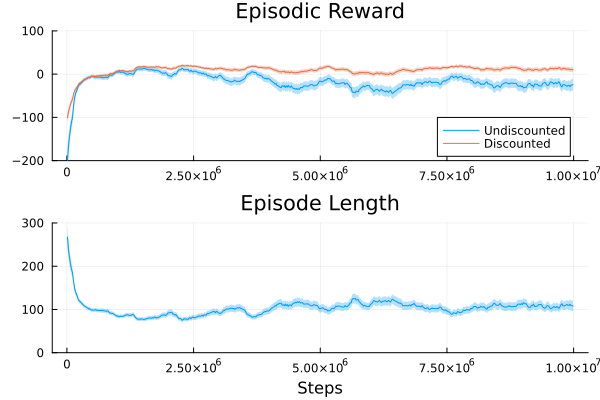

Generate this figure with Julia:
include("new_solver.jl")

function continuous_exact_animation(ac)
    test_env = LaserTagWrapper(env=ContinuousLaserTagBeliefMDP())
    reset!(test_env)
    target, robot_pos, belief_target = [], [], []
    a_c, a_d = [], []
    for t in 1:500
        push!(target, copy(test_env.env.target))
        push!(robot_pos, copy(test_env.env.state.robot_pos))
        push!(belief_target, copy(test_env.env.state.belief_target))

        s = observe(test_env)
        a = ac(s)
        push!.((a_c ,a_d), a)
        act!(test_env, a)
        terminated(test_env) && break
    end

    f(x) = max(0, 1+log10(x)/3)
    obs = stack([test_env.env.obstacles...])
    common = (label=false, seriestype=:scatter, markercolor=:black, markersize=10, xticks=1:10, ticks=1:7)
    anim = Plots.@animate for i in eachindex(belief_target)
        b = f.(belief_target[i])
        heatmap(0.5 .+ (1:10), 0.5 .+ (1:7), b'; c = Plots.cgrad(:roma, scale=:log), clim=(0,1))
        plot!([robot_pos[i][1]], [robot_pos[i][2]]; markershape=:circle, common...)
        plot!([0.5+target[i][1]], [0.5+target[i][2]]; markershape=:star5, common...)
        plot!(0.5 .+ obs[1,:], 0.5 .+ obs[2,:]; markershape=:x, common...)
        a = (a_d[i][] == 1) ? "measure" : round.(Float64.(vec(a_c[i]*180)), digits=2)
        plot!(; title = "a = $a, t = $i") #, action = $(actions(LaserTagBeliefMDP())[a_vec[i][]])")
    end
    gif(anim, fps = 2)
end

continuous_exact_animation(solver.ac)

plot_continuous(env) = plot_continuous!(plot(), env)
function plot_continuous!(p, env)
    robot_pos = env.env.state.robot_pos
    target = env.env.target
    obs = stack([env.env.obstacles...])
    common = (
        label=false, seriestype=:scatter, markercolor=:black, markersize=10, 
        xticks=1:11, yticks=1:8, xlims=(1,11), ylims=(1,8), gridlinewidth=3
    )
    plot!(p, [robot_pos[1]], [robot_pos[2]]; markershape=:circle, common...)
    plot!(p, [0.5+target[1]], [0.5+target[2]]; markershape=:star5, common...)
    plot!(p, 0.5 .+ obs[1,:], 0.5 .+ obs[2,:]; markershape=:x, common...)
end

RL.actions(::LaserTagWrapper{<:ContinuousActionLaserTag}) = TupleSpace(Box(lower=[-1f0], upper=[1f0]), Discrete(2))


env = LaserTagWrapper(env=ContinuousLaserTagBeliefMDP(), reward_scale=1., max_steps=500)

# 732, 1_000, 935, 1500
# 4-d, 8-d, 1-d c, 2-d c
a_vec = [[1.,0.], [-1.,0.], [0.,1.], [0.,-1.], [1.,1.], [1.,-1.], [-1.,-1.], [-1.,1.]]
function rand_step(env)
    steps = 0
    reset!(env)
    while !terminated(env)
        a = (2*rand(Float32,2) .- 1 , rand(1:2))
        act!(env, a)
        steps += 1
        steps >= 10_000 && break
    end
    steps
end
mean(rand_step(env) for _ in 1:100)

plot_continuous(env)



steps = 0
while !terminated(env)
    observe(env)
    act!(env, (2*rand(Float32,1) .- 1, rand(1:2)) )
    steps += 1
end
steps

# This code should take ~3 minutes to run (plus precompile time)
discount = 0.997
p = plot(title="Continuous - Exact Belief - 1D Action", right_margin = 0.5Plots.cm,
ylims=(-350,100), yticks=-350:50:100, legend=:outerright, xlims=(0,1e6), size=(700,400))


solver = PPOSolver(; 
    env = LoggingWrapper(; discount, 
        env = VecEnv(n_envs=16) do 
            LaserTagWrapper(
                env=ContinuousLaserTagBeliefMDP(), reward_scale=1., max_steps=2_000
            )
        end
    ),
    discount, 
    n_steps = 5_000_000,
    traj_len = 512,
    batch_size = 512,
    n_epochs = 4,
    kl_targ = 0.02,
    clipl2 = Inf32,
    ent_coef = (0.01f0, 0.01f0),
    lr_decay = true,
    lr = 3e-4,
    vf_coef = 1.0,
    gae_lambda = 0.95,
    burnin_steps = 50_000,
    ac_kwargs = (
        critic_dims = [256,256], 
        actor_dims  = [64,64], 
        shared_actor_dims  = [], 
        critic_type = (:scalar, :categorical)[1], 
        categorical_values = range(symlog(-2/(1-discount)), symlog(100), 300),
        critic_loss_transform = symlog,
        inv_critic_loss_transform = symexp,
        shared = Parallel(
            vcat,
            identity,
            Chain(
                x->reshape(x,10,7,:),
                Flux.flatten
            )
        ),
        squash = true
    )
)
ac, info_log = solve(solver)

x = range(0, solver.n_steps, 500)
y = get_mean(solver.env, x)
p = plot(title="Continuous - Exact Belief - 1D Action", right_margin = 0.5Plots.cm,
ylims=(-350,100), yticks=-350:50:100, legend=:outerright, xlims=(0,1e6), size=(700,400))
plot!(p,x,y; label=nothing, xlims=(0,solver.n_steps))
display(p)

    
plot(p; ylims=(-350,100), yticks=-350:50:100, legend=:outerright, xlims=(0,1e6), size=(700,400))


plot!(p, x,y; label=false)

savefig("solver/figures/cotin_exact_bad.png")



discount = 0.997

p2 = plot(; 
    xlabel="Steps", title="Average Discounted Reward",
    xlims = (0, 1_000_000),
    ylims = (-150, 100),
    yticks = -150:25:100
)
solver_vec2 = PPOSolver[]
for _ in 1:5
    solver = PPOSolver(; 
        env = LoggingWrapper(; discount, 
            env = VecEnv(n_envs=8) do 
                LaserTagWrapper(env=ContinuousLaserTagBeliefMDP(), reward_scale=1., max_steps=1000)
            end
        ),
        discount, 
        n_steps = 5_000_000,
        traj_len = 512,
        batch_size = 256,
        n_epochs = 4,
        kl_targ = 0.02,
        clipl2 = Inf32,
        ent_coef = (0.01f0, 0.01f0),
        lr_decay = true,
        lr = 1e-3,
        vf_coef = 1.0,
        gae_lambda = 0.95,
        burnin_steps = 0,
        ac_kwargs = (
            critic_dims = [64,64], 
            actor_dims  = [], 
            shared_actor_dims  = [64,64], 
            critic_type = (:scalar, :categorical)[1], 
            categorical_values = range(symlog(-2/(1-discount)), symlog(100), 300),
            critic_loss_transform = symlog,
            inv_critic_loss_transform = symexp,
            shared = Parallel(
                vcat,
                identity,
                Chain(
                    x->reshape(x,10,7,:),
                    Flux.flatten
                )# CGF(init=randn(Float32,64,2)/2)
            ),
            squash = true
        )
    )
    push!(solver_vec2, solver)
    ac, info_log = solve(solver)
end
plot_seed_ci!(p2, solver_vec2; xmax=5_000_000, label=nothing, c)








plot_LoggingWrapper(solver.env)
savefig("solver/continuous_exact.png")

solver.ac.actor.actors[1].log_std

plot(info_log[:value_loss]...; label=false)

bson("solver/continuous_exact_10.bson", Dict(:ac=>solver.ac, :env=>solver.env, :info=>info_log))


results = [evaluate(LaserTagWrapper(env=ContinuousLaserTagBeliefMDP(), reward_scale=1., max_steps=1000), solver.ac) for _ in 1:1000]
vals = mean(results)
errs = std(results)/sqrt(length(results))


data = BSON.load("solver/continuous_exact_10.bson")


continuous_exact_animation(data[:ac])


